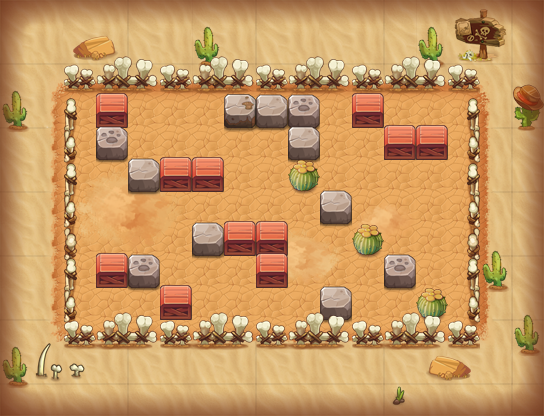

This game map was drawn from its Tiled (.tmx) file and the tilesets committed beside it. A one-line description and the trimmed map source follow:
An orthogonal 17x13 tile map with 32x32 px tiles, 16 tile layers (PASS, 块层 16, 块层16, 块层 4, ...) and 7 objects (4x TRAP, 2x sc3, PLAYER).

<map version="1.0" orientation="orthogonal" width="17" height="13" tilewidth="32" tileheight="32">
 <properties>
  <property name="DESTRY1" value="255" />
  <property name="DESTRY2" value="314" />
  <property name="DESTRY_COUNT" value="2" />
  <property name="EXP" value="200" />
  <property name="ITEM" value="D003" />
  <property name="MONEY" value="300" />
 </properties>
 <tileset firstgid="1" name="hmpy" tilewidth="32" tileheight="32">
  <image source="hmpy.png" width="500" height="1024" />
 </tileset>
 <layer name="PASS" width="17" height="13">
  <data>[221 cells, 169 non-empty, 10 distinct tile ids]</data>
 </layer>
 <layer name="块层 16" width="17" height="13">
  <data>[221 cells, 135 non-empty, 25 distinct tile ids]</data>
 </layer>
 <layer name="块层16" width="17" height="13">
  <data>[221 cells, 22 non-empty, 22 distinct tile ids]</data>
 </layer>
 <layer name="块层 4" width="17" height="13">
  <data>[221 cells, 20 non-empty, 7 distinct tile ids]</data>
 </layer>
 <layer name="块层 15" width="17" height="13">
  <data>[221 cells, 33 non-empty, 16 distinct tile ids]</data>
 </layer>
 <layer name="块层 3" width="17" height="13">
  <data>[221 cells, 53 non-empty, 12 distinct tile ids]</data>
 </layer>
 <layer name="块层 5" width="17" height="13">
  <data>[221 cells, 25 non-empty, 6 distinct tile ids]</data>
 </layer>
 <layer name="块层 2" width="17" height="13">
  <data>[221 cells, 60 non-empty, 20 distinct tile ids]</data>
 </layer>
 <layer name="SHELTER 9" width="17" height="13">
  <data>[221 cells, 12 non-empty, 3 distinct tile ids]</data>
 </layer>
 <layer name="SHELTER 8" width="17" height="13">
  <data>[221 cells, 2 non-empty, 2 distinct tile ids]</data>
 </layer>
 <layer name="SHELTER 7" width="17" height="13">
  <data>[221 cells, 4 non-empty, 2 distinct tile ids]</data>
 </layer>
 <layer name="SHELTER 6" width="17" height="13">
  <data>[221 cells, 3 non-empty, 2 distinct tile ids]</data>
 </layer>
 <layer name="SHELTER 5" width="17" height="13">
  <data>[221 cells, 1 non-empty, 1 distinct tile ids]</data>
 </layer>
 <layer name="SHELTER 4" width="17" height="13">
  <data>[221 cells, 3 non-empty, 2 distinct tile ids]</data>
 </layer>
 <layer name="SHELTER 3" width="17" height="13">
  <data>[221 cells, 4 non-empty, 3 distinct tile ids]</data>
 </layer>
 <layer name="SHELTER 2" width="17" height="13">
  <data>[221 cells, 5 non-empty, 4 distinct tile ids]</data>
 </layer>
 <objectgroup name="对象层 1" width="17" height="13">
  <object name="block_control1" type="TRAP" x="416" y="256" width="32" height="32">
   <properties>
    <property name="trap_ani" value="switch.actor" />
    <property name="trap_floor" value="true" />
    <property name="trap_id" value="0" />
    <property name="trap_script" value="trap(&quot;block_control1&quot;):setOpened(false);trap(&quot;block1&quot;):setOpened(false)" />
    <property name="trap_sound_id" value="2" />
    <property name="trap_start_mode" value="0" />
    <property name="trap_state" value="open" />
   </properties>
  </object>
  <object name="PLAYER" type="PLAYER" x="160" y="96" width="32" height="32" />
  <object name="mp1" type="TRAP" x="96" y="288" width="32" height="32">
   <properties>
    <property name="trap_ani" value="mp.actor" />
    <property name="trap_floor" value="true" />
    <property name="trap_id" value="0" />
    <property name="trap_script" value="trap_moveto(&quot;PLAYER&quot;, &quot;mp1&quot;,target(&quot;mp2&quot;):getX(),target(&quot;mp2&quot;):getY() );" />
    <property name="trap_sound_id" value="1" />
    <property name="trap_start_mode" value="0" />
    <property name="trap_state" value="open" />
   </properties>
  </object>
  <object name="mp2" type="TRAP" x="416" y="96" width="32" height="32">
   <properties>
    <property name="trap_ani" value="mp.actor" />
    <property name="trap_floor" value="true" />
    <property name="trap_id" value="0" />
    <property name="trap_script" value="trap_moveto(&quot;PLAYER&quot;, &quot;mp2&quot;,target(&quot;mp1&quot;):getX(),target(&quot;mp1&quot;):getY() );" />
    <property name="trap_sound_id" value="1" />
    <property name="trap_start_mode" value="0" />
    <property name="trap_state" value="open" />
   </properties>
  </object>
  <object name="block1" type="TRAP" x="320" y="256" width="32" height="32">
   <properties>
    <property name="trap_ani" value="blok2.actor" />
    <property name="trap_blok" value="true" />
    <property name="trap_id" value="0" />
   </properties>
  </object>
  <object name="sc3" x="352" y="160" width="32" height="32">
   <properties>
    <property name="quality" value="sc3.quality" />
   </properties>
  </object>
  <object name="sc3" x="384" y="288" width="32" height="32">
   <properties>
    <property name="quality" value="sc3.quality" />
   </properties>
  </object>
 </objectgroup>
</map>
